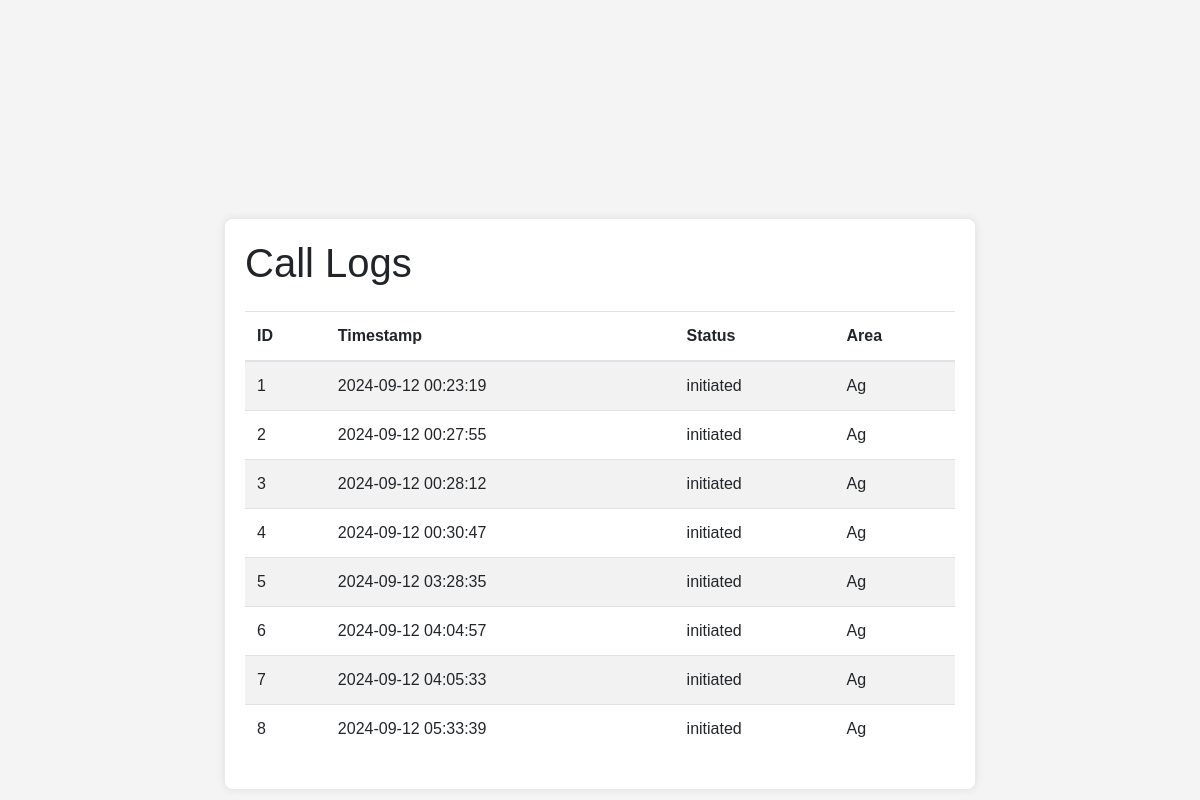
/call_logs (signed in), run on the app's committed database.
### app.py (models this page shows)
class CallLog(db.Model):
    id = db.Column(db.Integer, primary_key=True)
    timestamp = db.Column(db.DateTime, nullable=False, default=datetime.utcnow)
    status = db.Column(db.String(50), nullable=False)
    area_id = db.Column(db.Integer, db.ForeignKey('area.id'), nullable=False)

class Area(db.Model):
    id = db.Column(db.Integer, primary_key=True)
    name = db.Column(db.String(100), nullable=False)
    contacts = db.relationship('Contact', backref='area', lazy=True)

### app.py (the view)
@app.route('/call_logs')
@login_required
def call_logs():
    call_logs = CallLog.query.all()
    areas = {area.id: area.name for area in Area.query.all()}
    return render_template('call_logs.html', call_logs=call_logs, areas=areas)

### app.py (called while the page is built)
@login_manager.user_loader
def load_user(user_id):
    return User.query.get(int(user_id))

### templates/call_logs.html (shortened to what this page needs)
<!DOCTYPE html>
<html lang="en">
<head>
    <link rel="stylesheet" href="https://maxcdn.bootstrapcdn.com/bootstrap/4.0.0/css/bootstrap.min.css">
    <link rel="stylesheet" href="{{ url_for('static', filename='css/styles.css') }}">
</head>
<body>
    <div class="container mt-5">
        <h1 class="mb-4">Call Logs</h1>
        {% if call_logs %}
            <table class="table table-striped">
                <thead>
                    <tr>
                        <th>ID</th>
                        <th>Timestamp</th>
                        <th>Status</th>
                        <th>Area</th>
                    </tr>
                </thead>
                <tbody>
                    {% for log in call_logs %}
                        <tr>
                            <td>{{ log.id }}</td>
                            <td>{{ log.timestamp.strftime('%Y-%m-%d %H:%M:%S') }}</td>
                            <td>{{ log.status }}</td>
                            <td>{{ areas[log.area_id] if log.area_id in areas else 'Unknown' }}</td>
                        </tr>
                    {% endfor %}
                </tbody>
            </table>
        {% else %}
            <p>No call logs available.</p>
        {% endif %}
    </div>
</body>
</html>

### static/css/styles.css (style rules this page uses)
body { font-family: Arial, sans-serif; background-color: #f4f4f4; display: flex; justify-content: center; align-items: center; height: 100vh; margin: 0; }
.container { background-color: #fff; padding: 20px; border-radius: 8px; box-shadow: 0 0 10px rgba(0, 0, 0, 0.1); width: 750px; }
.mt-5, .my-5 { margin-top: 13rem !important; }

### data on the page
CallLog: id "1", timestamp "2024-09-12 00:23:19", status "initiated"
Area: name "Ag"
CallLog: id "2", timestamp "2024-09-12 00:27:55", status "initiated"
CallLog: id "3", timestamp "2024-09-12 00:28:12", status "initiated"
CallLog: id "4", timestamp "2024-09-12 00:30:47", status "initiated"
CallLog: id "5", timestamp "2024-09-12 03:28:35", status "initiated"
CallLog: id "6", timestamp "2024-09-12 04:04:57", status "initiated"
CallLog: id "7", timestamp "2024-09-12 04:05:33", status "initiated"
CallLog: id "8", timestamp "2024-09-12 05:33:39", status "initiated"
